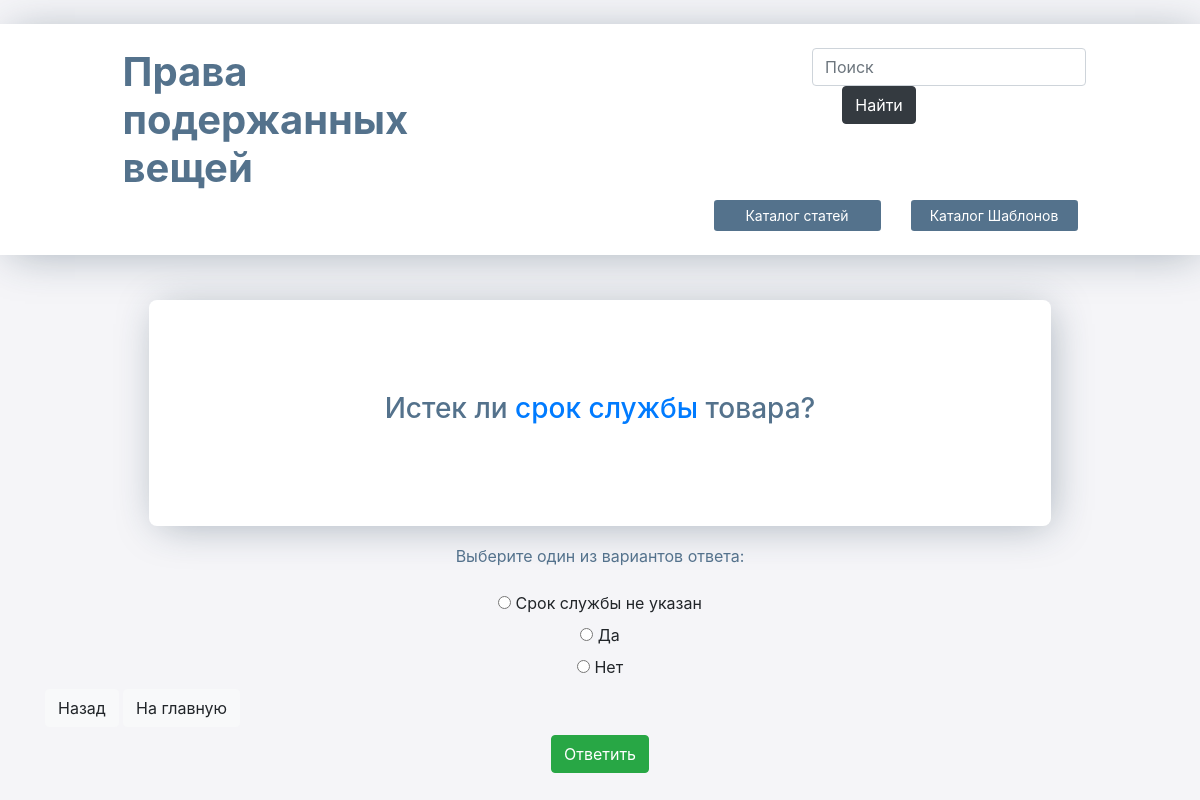
Screenshot of /repair/question/19/ with the database file from the repository.
### second_help/models.py (models this page shows)
class Answer(models.Model):
    question = models.ForeignKey('Question', on_delete=models.CASCADE, related_name='question',
                                 verbose_name="Текущий вопрос")
    text = models.CharField(max_length=50)
    next_question = models.ForeignKey('Question', on_delete=models.CASCADE, related_name="next_question",
                                      verbose_name="Следующий вопрос", null=True, blank=True)
    solution = models.ForeignKey('Solution', on_delete=models.CASCADE, null=True, blank=True, related_name="solution",
                                 verbose_name="решение")
    class Meta:
        verbose_name = "Ответ"
        verbose_name_plural = "Ответы"

### second_help/views.py (the view)
# urls.py: path('repair/question/<int:question_id>/', views.show_question, name='show_repair_question'),
def show_question(request, question_id):
    question = Question.objects.get(id=question_id)
    answers = Answer.objects.filter(question=question)
    return render(request, 'question.html', {'question': question, 'answers': answers})

### second_help/models.py (called while the page is built)
    def __str__(self):
        return self.solution_text

### templates/question.html (shortened to what this page needs)
<!DOCTYPE html>
<html lang="ru">
<html>
<head>
    <link rel="stylesheet" href="https://cdn.jsdelivr.net/npm/bootstrap@4.3.1/dist/css/bootstrap.min.css"
>
    {% load static %}
    <link rel="stylesheet" type="text/css" href="{% static 'css/style.css' %}">
</head>
<body>
<body style="background-color: #f5f5f8;">
    <div class="menu">
        <div class="row">
            <div class="col-lg-4 offset-lg-1">
            <a href="/">
                <h1 class="text-style">
                        <strong>Права подержанных вещей</strong>
                </h1>
            </a>
            </div>
            <div class="col-lg-4 offset-lg-3">
                    <form class="form-inline">
                        <div class="form-group lg-7">
                            <input type="text" class="form-control" name="search" placeholder="Поиск">
                        </div>
                        <div class="form-group lg-4 offset-lg-1">
                            <button type="submit button" class="btn btn-dark">Найти</button>
                        </div>
                    </form>
                </div>
            </div>
        <div class="row">
                <div class="col-lg-2 offset-lg-7">
                    <button type="button" class="btn  btn-lg btn-block btn-style-2 btn-sm" onclick="window.location.href = '/tag_search/'">Каталог статей</button>
                </div>
                <div class="col-lg-2 ">
                    <button type="button" class="btn btn-style-2 btn-lg btn-block btn-sm" onclick="window.location.href = '/all_docs/'">Каталог Шаблонов</button>
                </div>
        </div>
    </div>
        <div class="container">
            <div class="row">
                <div class="col-lg-10 offset-lg-1">
                    <div class="question-blok text-center text-style">
                        <h3>
                        {% for word in question.question_wording.split %}
                            {% if word == "технически_сложным?" %}
                                <a href="/articles/С_Что_такое_технически_сложный_товар.html">технически сложным?</a>
                            {% elif word == "основанием_для_возврата_товара" %}
                                <a href="https://www.consultant.ru/document/cons_doc_LAW_373622/46388f66cceb1d9479e5a70e5710c912dc4f3579/">основанием для возврата товара</a>
                            {% elif word == "срок_службы" %}
                                <a href="/articles/С-Что_такое_срок_службы.html">срок службы</a>
                            {% elif word == "товаром_длительного_пользования?" %}
                                <a href="/articles/С_Что_такое_товар_длительного_пользования.html">товаром длительного пользования?</a>
                            {% else %}
                                {{ word }}
                            {% endif %}
                        {% endfor %}
                        </h3>
                    </div>
                    <p class="text-style text-center">Выберите один из вариантов ответа:</p>
                </div>
            </div>
            <div class="row">
                <div class="col-lg-8 offset-lg-2">
                    <div class="blok text-center ">
                        <form>
                            {% for answer in answers %}
                            <div class="form-radio-btn" checked>
                                <input  type="radio" name="answer" value="{{ answer.next_question.id }}" data-answer-solution-id="{{ answer.solution.id }}" data-answer-solution="{{ answer.solution }}">
                                <label> {{ answer.text }}</label>
                            </div>
                            {% endfor %}
                            <br>
                            <br>
                            <button type="button" class="btn btn-success" onclick="redirect(event)">Ответить</button>
                        </form>
                    </div>
                </div>
            </div>
            <button type="button" class="btn btn-light" onclick="goBack()">Назад</button>
            <button type="button" class="btn btn-light" onclick="goHome()">На главную</button>
        </div>
    </body>
    </html>

### static/css/style.css (style rules this page uses)
.text-style { color: #54728c; }
.menu { margin-bottom: 3%; margin-top: 2%; -webkit-box-shadow: 4px 4px 42px -6px rgba(34, 60, 80, 0.39); -moz-box-shadow: 4px 4px 42px -6px rgba(34, 60, 80, 0.39); box-shadow: 4px 4px 42px -6px rgba(34, 60, 80, 0.39); padding: 2%; background-color: white; }
.question-blok { padding: 10%; background-color: white; margin: 1% ; margin-bottom: 2%; -webkit-box-shadow: 4px 4px 42px -6px rgba(34, 60, 80, 0.39); -moz-box-shadow: 4px 4px 42px -6px rgba(34, 60, 80, 0.39); box-shadow: 4px 4px 42px -6px rgba(34, 60, 80, 0.39); border-radius: 8px; }
.container { margin-top: 3%; }
.btn-style-2 { background-color: #54728c !important; color: white !important; }
.blok { margin: 1%; height: 90px; }

### rows the page displays
Answer: text "Срок службы не указан"
Answer: text "Да"
Answer: text "Нет"

### other values shown
{{ word }} "Истек" "ли" "товара?"
